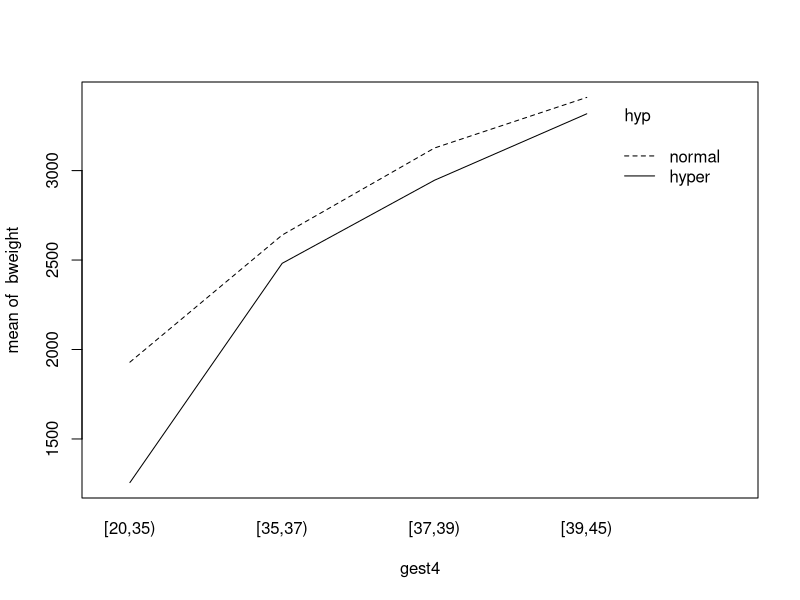
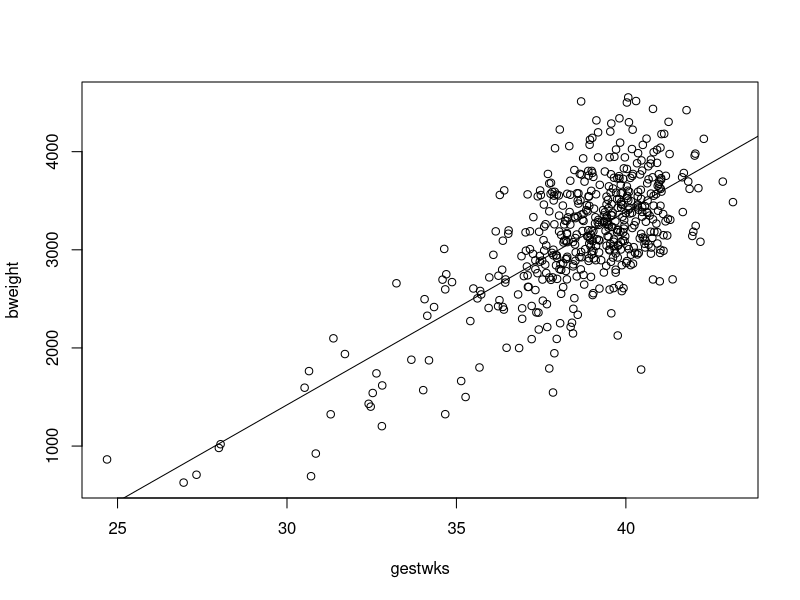
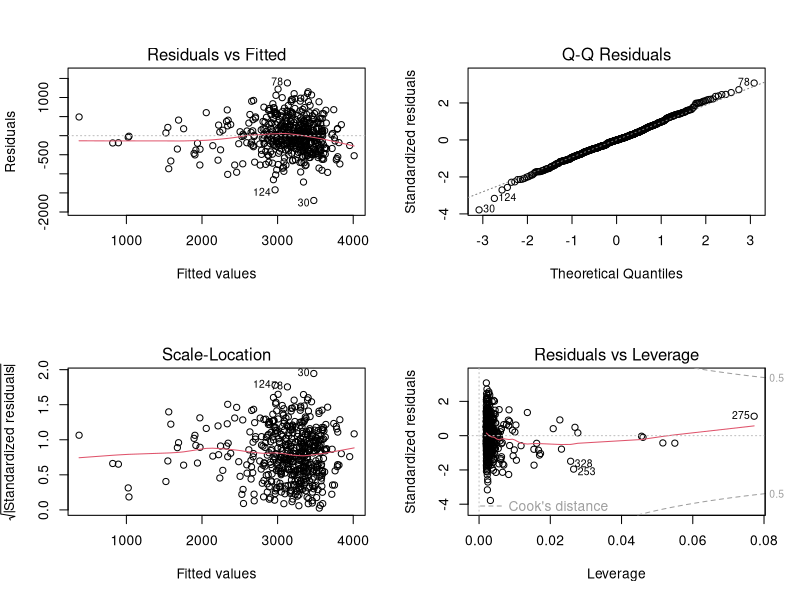
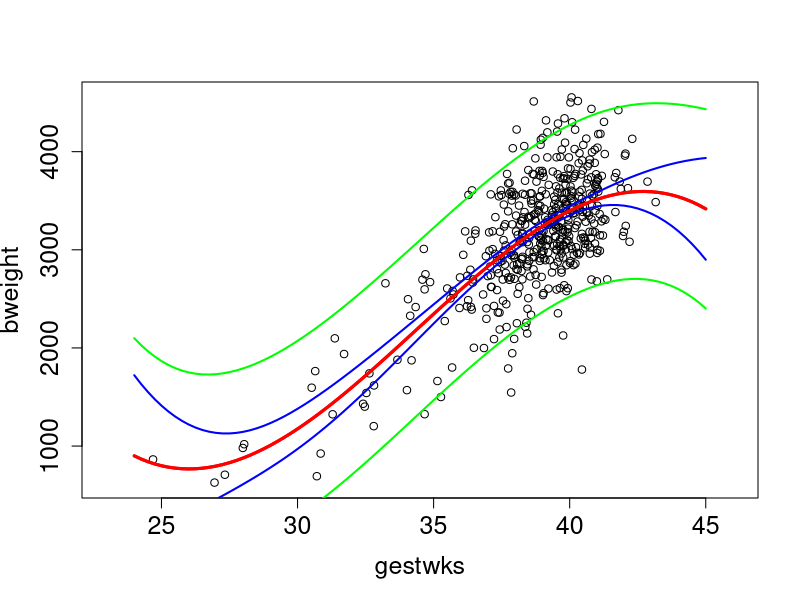
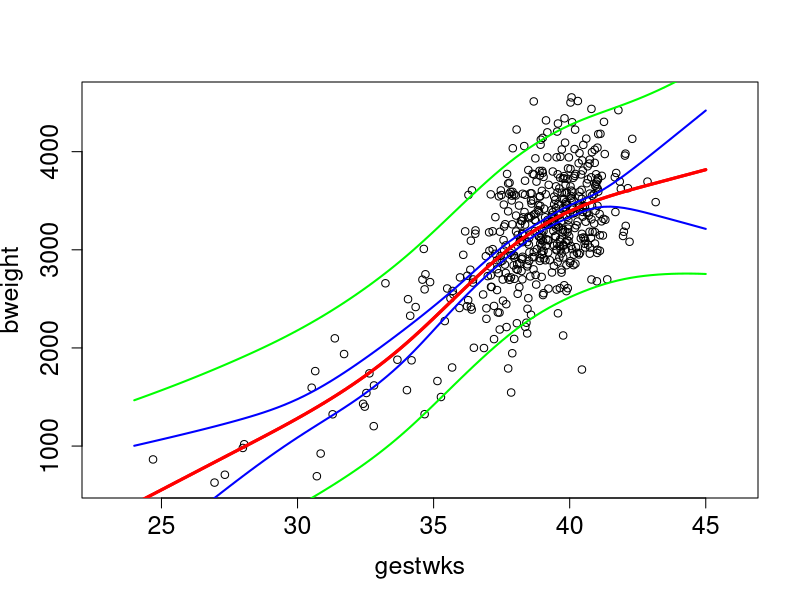
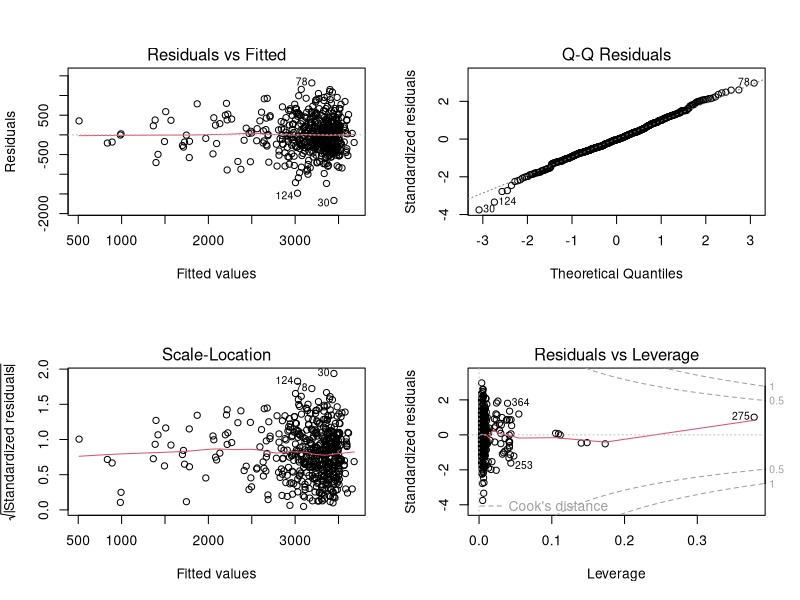
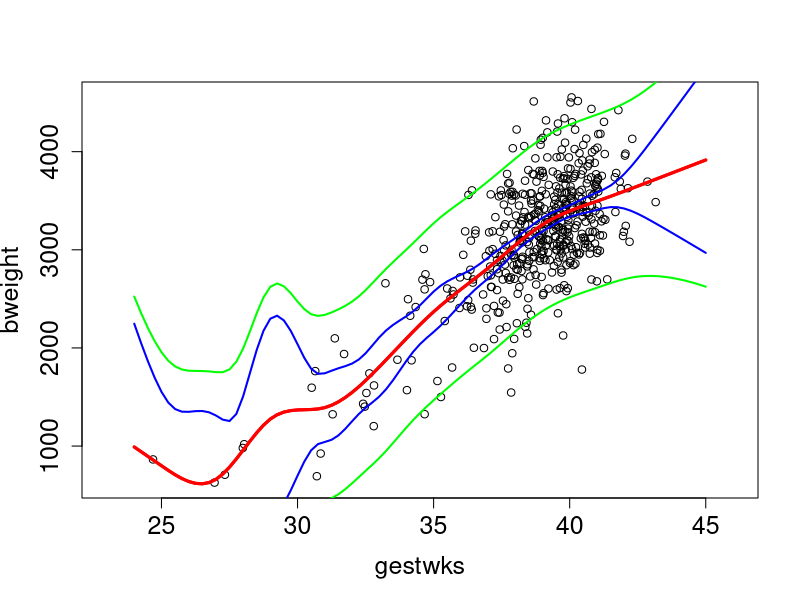
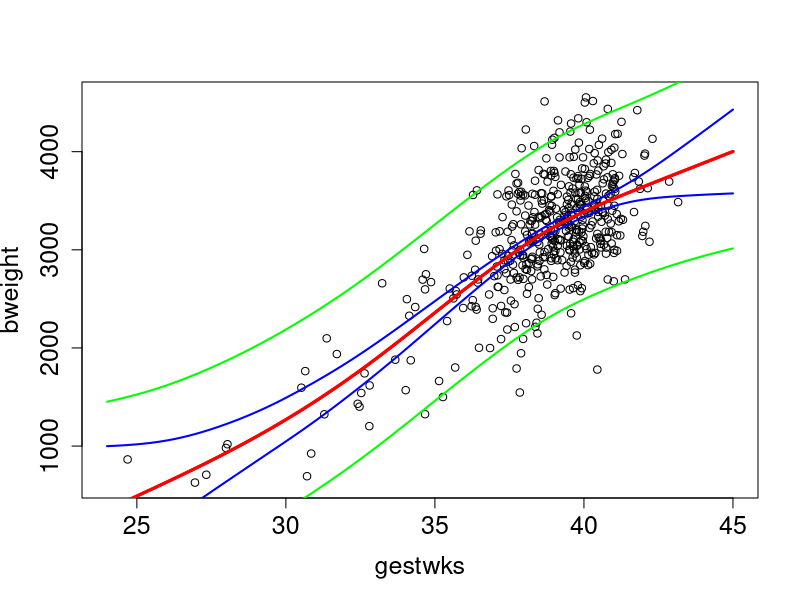

Write the R code that produced these figures, in order.
### R code from vignette source '/home/travis/build/SPE-R/SPE/build/effects-s.rnw'

###################################################
### code chunk number 1: Run births-house
###################################################
library(Epi)
data(births)
str(births)


###################################################
### code chunk number 2: effects-s.rnw:80-86
###################################################
births$hyp <- factor(births$hyp, labels = c("normal", "hyper"))
births$sex <- factor(births$sex, labels = c("M", "F"))
births$agegrp <- cut(births$matage, 
    breaks = c(20, 25, 30, 35, 40, 45), right = FALSE)
births$gest4 <- cut(births$gestwks, 
    breaks = c(20, 35, 37, 39, 45), right = FALSE)


###################################################
### code chunk number 3: summary
###################################################
summary(births)
with(births, sd(bweight) )


###################################################
### code chunk number 4: t test for sex on bweight
###################################################
with( births, t.test(bweight ~ sex, var.equal=T) )


###################################################
### code chunk number 5: Effects of sex on bweight
###################################################
effx(response=bweight, type="metric", exposure=sex, data=births)


###################################################
### code chunk number 6: Table of mean birth weight by sex
###################################################
stat.table(sex, mean(bweight), data=births)


###################################################
### code chunk number 7: lm of bweight by sex
###################################################
m1 <- glm(bweight ~ sex, family=gaussian, data=births)
summary(m1)


###################################################
### code chunk number 8: ci.lin of bweight by sex
###################################################
round( ci.lin(m1)[ , c(1,5,6)] , 1)


###################################################
### code chunk number 9: Effects of hyp on bweight
###################################################
effx(response=bweight, type="metric", exposure=hyp, data=births)


###################################################
### code chunk number 10: Effects of gest4 (four levels) on bweight
###################################################
effx(response=bweight,typ="metric",exposure=gest4,data=births)


###################################################
### code chunk number 11: Table of mean bweight by gest4
###################################################
stat.table(gest4,mean(bweight),data=births)


###################################################
### code chunk number 12: lm of gest4 on bweight
###################################################
m2 <- lm(bweight ~ gest4, data = births)
round( ci.lin(m2)[ , c(1,5,6)] , 1)


###################################################
### code chunk number 13: bweight-by-hyp-gest4
###################################################
par(mfrow=c(1,1))
with( births, interaction.plot(gest4, hyp, bweight) )


###################################################
### code chunk number 14: Effect of hyp on bweight stratified by gest4
###################################################
effx(bweight, type="metric", exposure=hyp, strata=gest4,data=births)


###################################################
### code chunk number 15: lm for hyp on bweight stratified by gest4
###################################################
m3 <- lm(bweight ~ gest4/hyp, data = births)
round( ci.lin(m3)[ , c(1,5,6)], 1) 


###################################################
### code chunk number 16: lmI for hyp on bweight stratified by gest4
###################################################
m3I <- lm(bweight ~ gest4 + hyp + gest4:hyp, data = births)
round( ci.lin(m3I)[ , c(1,5,6)], 1) 


###################################################
### code chunk number 17: lmIb for hyp on bweight stratified by gest4b
###################################################
births$gest4b <- Relevel( births$gest4, ref = 4)
m3Ib <- lm(bweight ~ gest4b*hyp, data = births)
round( ci.lin(m3Ib)[ , c(1,5,6)], 1) 


###################################################
### code chunk number 18: lmI for hyp on bweight stratified by gest4
###################################################
m3M <- lm(bweight ~ gest4 + hyp, data = births)
round( ci.lin(m3M)[ , c(1,5,6)], 1) 


###################################################
### code chunk number 19: test for hyp-gest4 interaction on bweight
###################################################
anova(m3I, m3M)


###################################################
### code chunk number 20: Effects of hyp on lowbw stratified by sex
###################################################
effx(bweight, type="metric", exposure=hyp, strata= sex, data=births)
m4S <- lm(bweight ~ sex/hyp, data = births)
round( ci.lin(m4S)[ , c(1,5,6)], 1) 
m4I <- lm(bweight ~ sex + hyp + sex:hyp, data = births)
round( ci.lin(m4I)[ , c(1,5,6)], 1) 


###################################################
### code chunk number 21: Effect of hyp on bweight controlled for sex
###################################################
effx(bweight, type="metric", exposure=hyp, control=sex, data=births)


###################################################
### code chunk number 22: lm for hyp on bweight controlled for sex
###################################################
m4 <- lm(bweight ~ sex + hyp, data = births)
ci.lin(m4)[ , c(1,5,6)]  


###################################################
### code chunk number 23: Linear effect of gestwks on bweight
###################################################
effx(response=bweight, type="metric", exposure=gestwks,data=births)
m5 <- lm(bweight ~ gestwks, data=births) ; ci.lin(m5)[ , c(1,5,6)]


###################################################
### code chunk number 24: Linear effect of gestwks on lowbw
###################################################
effx(response=lowbw, type="binary", exposure=gestwks,data=births)


###################################################
### code chunk number 25: Linear effect of gestwks on bweight stratified by agegrp
###################################################
effx(bweight, type="metric", exposure=gestwks, strata=agegrp, data=births)


###################################################
### code chunk number 26: Plot-bweight-by-gestwks
###################################################
with(births, plot(gestwks,bweight))
abline(m5)


###################################################
### code chunk number 27: bweight-gestwks-m5-diag
###################################################
par(mfrow=c(2,2))
plot(m5)


###################################################
### code chunk number 28: bweight-by-gestwks-cubic
###################################################
m6 <- update(m5, . ~ .  + I(gestwks^2) + I(gestwks^3))
round(ci.lin(m6)[, c(1,5,6)], 1)


###################################################
### code chunk number 29: bweight-by-gestwks-cubic-ortog
###################################################
births2 <- subset(births, !is.na(gestwks))
m.ortpoly <- lm(bweight ~ poly(gestwks, 3), data= births2 )
round(ci.lin(m.ortpoly)[, c(1,5,6)], 1)
anova(m5, m.ortpoly)


###################################################
### code chunk number 30: bweight-by-gestwks-cubic-pred
###################################################
nd <- data.frame(gestwks = seq(24, 45, by = 0.25) ) 
fit.poly <- predict( m.ortpoly, newdata=nd, interval="conf" )
pred.poly <- predict( m.ortpoly, newdata=nd, interval="pred" )
par(mfrow=c(1,1))
with( births, plot( bweight ~ gestwks, xlim = c(23, 46), cex.axis= 1.5, cex.lab = 1.5 )  )
matlines( nd$gestwks, fit.poly, lty=1, lwd=c(3,2,2), col=c('red','blue','blue') )
matlines( nd$gestwks, pred.poly, lty=1, lwd=c(3,2,2), col=c('red','green','green') )


###################################################
### code chunk number 31: bweight-gestwks-Ns5
###################################################
library(splines)
mNs5 <- lm( bweight ~ Ns( gestwks, 
        knots = c(28,34,38,40,43)), data = births)
round(ci.lin(mNs5)[ , c(1,5,6)], 1)


###################################################
### code chunk number 32: Ns5-pred
###################################################
fit.Ns5 <- predict( mNs5, newdata=nd, interval="conf" )
pred.Ns5 <- predict( mNs5, newdata=nd, interval="pred" )
with( births, plot( bweight ~ gestwks, xlim = c(23, 46), cex.axis= 1.5, cex.lab = 1.5 )  )
matlines( nd$gestwks, fit.Ns5, lty=1, lwd=c(3,2,2), col=c('red','blue','blue') )
matlines( nd$gestwks, pred.Ns5, lty=1, lwd=c(3,2,2), col=c('red','green','green') )


###################################################
### code chunk number 33: cubic-diag
###################################################
par(mfrow=c(2,2))
plot(mNs5)


###################################################
### code chunk number 34: bweigth-gestwks-Ns10
###################################################
mNs10 <- lm( bweight ~ Ns( gestwks, 
        knots = seq(25, 43, by = 2)), data = births)
round(ci.lin(mNs10)[ , c(1,5,6)], 1)
fit.Ns10 <- predict( mNs10, newdata=nd, interval="conf" )
pred.Ns10 <- predict( mNs10, newdata=nd, interval="pred" )
par(mfrow=c(1,1))
with( births, plot( bweight ~ gestwks, xlim = c(23, 46), cex.axis= 1.5, cex.lab = 1.5 )  )
matlines( nd$gestwks, fit.Ns10, lty=1, lwd=c(3,2,2), col=c('red','blue','blue') )
matlines( nd$gestwks, pred.Ns10, lty=1, lwd=c(3,2,2), col=c('red','green','green') )


###################################################
### code chunk number 35: bweight-gestwks-mPen
###################################################
library(mgcv)
mPen <- gam( bweight ~ s(gestwks), data = births)		
summary(mPen)	


###################################################
### code chunk number 36: mPen-sig2
###################################################
mPen$sig2
sqrt(mPen$sig2)


###################################################
### code chunk number 37: bweight-gestwks-mPen-plot
###################################################
pr.Pen <- predict( mPen, newdata=nd, se.fit=T)
par(mfrow=c(1,1))
with( births, plot( bweight ~ gestwks, xlim = c(24, 45), cex.axis= 1.5, cex.lab = 1.5 )  )
matlines( nd$gestwks, cbind(pr.Pen$fit, 
  pr.Pen$fit - 2*pr.Pen$se.fit, pr.Pen$fit + 2*pr.Pen$se.fit),  
  lty=1, lwd=c(3,2,2), col=c('red','blue','blue') )
matlines( nd$gestwks, cbind(pr.Pen$fit, 
  pr.Pen$fit - 2*sqrt( pr.Pen$se.fit^2 + mPen$sig2), 
  pr.Pen$fit + 2*sqrt( pr.Pen$se.fit^2 + mPen$sig2)),  
  lty=1, lwd=c(3,2,2), col=c('red','green','green')  )


###################################################
### code chunk number 38: Get the UCBAdmissions data
###################################################
UCBAdmissions


###################################################
### code chunk number 39: Convert the 2x2x6 contingency table to a data frame
###################################################
ucb <- as.data.frame(UCBAdmissions)
head(ucb)


###################################################
### code chunk number 40: Convert Admit to numeric coded 0/1
###################################################
ucb$Admit <- as.numeric(ucb$Admit)-1


###################################################
### code chunk number 41: Effect of Gender on Admit
###################################################
effx(Admit,type="binary",exposure=Gender,weights=Freq,data=ucb)


###################################################
### code chunk number 42: Effect of Gender stratified by Dept
###################################################
effx(Admit,type="binary",exposure=Gender,strata=Dept,weights=Freq,data=ucb)


###################################################
### code chunk number 43: Effect of Gender controlled for Dept
###################################################
effx(Admit,type="binary",exposure=Gender,control=Dept,weights=Freq,data=ucb)
